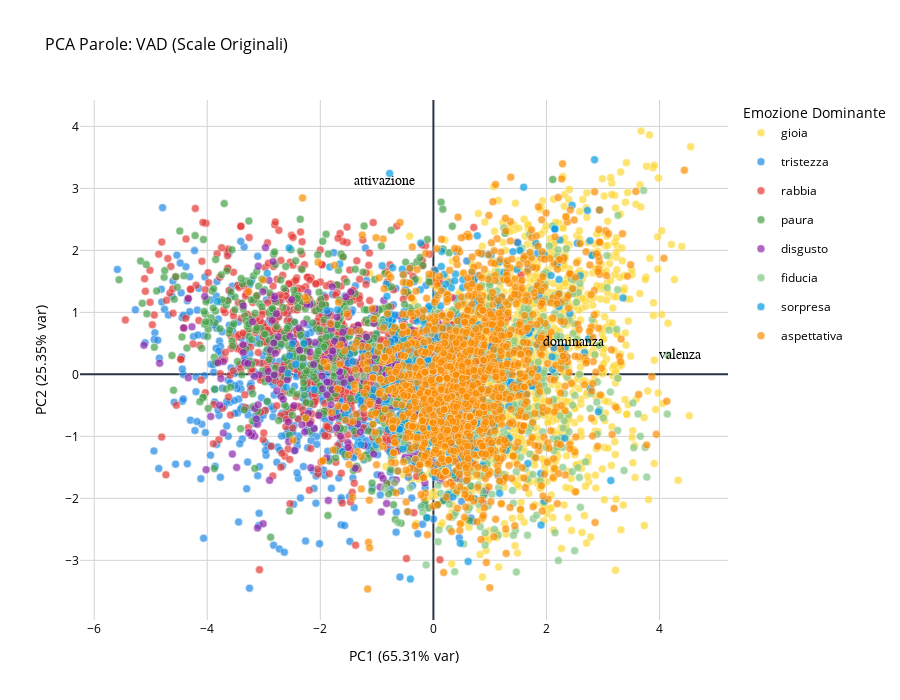

The notebook cell saved with this chart:
### Markdown cell above
### Visualizzazione PCA per le 3 Dimensioni VAD, senza standirdizzazione
Senza standardizzazione, per vedere l'effetto delle scale originali (1-9).

### Code cell
pca_vad = perform_pca_analysis(df_only_words, VAD_FEATURES, dominant_all_words, scale=False)

fig3 = plot_pca_single(
    pca_data=pca_vad,
    colors_dict=EMOTION_COLORS,
    title="PCA Parole: VAD (Scale Originali)",
    plot_loadings=True,
    feature_names=VAD_FEATURES
)
fig3.show()

### Figure 1 — Plotly figure (JSON) as saved in the notebook; plotly's stock layout.template omitted (floating-point values rounded to 4 significant figures; data arrays with more than 128 entries replaced by an {"elided": "..."} marker saying what was removed)
{"data": [{"hovertemplate": "<b>gioia</b><br>Parola: %{text}<br>PC1: %{x:.2f}<br>PC2: %{y:.2f}<extra></extra>", "legendgroup": "gioia", "marker": {"color": "#FDD835", "line": {"color": "white", "width": 0.5}, "opacity": 0.7, "size": 8}, "mode": "markers", "name": "gioia", "showlegend": true, "text": {"elided": "1562 str values"}, "x": {"elided": "1562 float values"}, "y": {"elided": "1562 float values"}, "type": "scatter"}, {"hovertemplate": "<b>tristezza</b><br>Parola: %{text}<br>PC1: %{x:.2f}<br>PC2: %{y:.2f}<extra></extra>", "legendgroup": "tristezza", "marker": {"color": "#1E88E5", "line": {"color": "white", "width": 0.5}, "opacity": 0.7, "size": 8}, "mode": "markers", "name": "tristezza", "showlegend": true, "text": {"elided": "778 str values"}, "x": {"elided": "778 float values"}, "y": {"elided": "778 float values"}, "type": "scatter"}, {"hovertemplate": "<b>rabbia</b><br>Parola: %{text}<br>PC1: %{x:.2f}<br>PC2: %{y:.2f}<extra></extra>", "legendgroup": "rabbia", "marker": {"color": "#E53935", "line": {"color": "white", "width": 0.5}, "opacity": 0.7, "size": 8}, "mode": "markers", "name": "rabbia", "showlegend": true, "text": {"elided": "704 str values"}, "x": {"elided": "704 float values"}, "y": {"elided": "704 float values"}, "type": "scatter"}, {"hovertemplate": "<b>paura</b><br>Parola: %{text}<br>PC1: %{x:.2f}<br>PC2: %{y:.2f}<extra></extra>", "legendgroup": "paura", "marker": {"color": "#43A047", "line": {"color": "white", "width": 0.5}, "opacity": 0.7, "size": 8}, "mode": "markers", "name": "paura", "showlegend": true, "text": {"elided": "653 str values"}, "x": {"elided": "653 float values"}, "y": {"elided": "653 float values"}, "type": "scatter"}, {"hovertemplate": "<b>disgusto</b><br>Parola: %{text}<br>PC1: %{x:.2f}<br>PC2: %{y:.2f}<extra></extra>", "legendgroup": "disgusto", "marker": {"color": "#8E24AA", "line": {"color": "white", "width": 0.5}, "opacity": 0.7, "size": 8}, "mode": "markers", "name": "disgusto", "showlegend": true, "text": {"elided": "248 str values"}, "x": {"elided": "248 float values"}, "y": {"elided": "248 float values"}, "type": "scatter"}, {"hovertemplate": "<b>fiducia</b><br>Parola: %{text}<br>PC1: %{x:.2f}<br>PC2: %{y:.2f}<extra></extra>", "legendgroup": "fiducia", "marker": {"color": "#81C784", "line": {"color": "white", "width": 0.5}, "opacity": 0.7, "size": 8}, "mode": "markers", "name": "fiducia", "showlegend": true, "text": {"elided": "763 str values"}, "x": {"elided": "763 float values"}, "y": {"elided": "763 float values"}, "type": "scatter"}, {"hovertemplate": "<b>sorpresa</b><br>Parola: %{text}<br>PC1: %{x:.2f}<br>PC2: %{y:.2f}<extra></extra>", "legendgroup": "sorpresa", "marker": {"color": "#039BE5", "line": {"color": "white", "width": 0.5}, "opacity": 0.7, "size": 8}, "mode": "markers", "name": "sorpresa", "showlegend": true, "text": {"elided": "438 str values"}, "x": {"elided": "438 float values"}, "y": {"elided": "438 float values"}, "type": "scatter"}, {"hovertemplate": "<b>aspettativa</b><br>Parola: %{text}<br>PC1: %{x:.2f}<br>PC2: %{y:.2f}<extra></extra>", "legendgroup": "aspettativa", "marker": {"color": "#FB8C00", "line": {"color": "white", "width": 0.5}, "opacity": 0.7, "size": 8}, "mode": "markers", "name": "aspettativa", "showlegend": true, "text": {"elided": "1573 str values"}, "x": {"elided": "1573 float values"}, "y": {"elided": "1573 float values"}, "type": "scatter"}], "layout": {"annotations": [{"arrowcolor": "#333", "arrowhead": 2, "arrowsize": 1, "arrowwidth": 2, "ax": 0, "ay": 0, "font": {"color": "black", "family": "Arial Black", "size": 14}, "showarrow": true, "text": "valenza", "x": 4.367, "y": 0.3202}, {"arrowcolor": "#333", "arrowhead": 2, "arrowsize": 1, "arrowwidth": 2, "ax": 0, "ay": 0, "font": {"color": "black", "family": "Arial Black", "size": 14}, "showarrow": true, "text": "attivazione", "x": -0.8658, "y": 3.118}, {"arrowcolor": "#333", "arrowhead": 2, "arrowsize": 1, "arrowwidth": 2, "ax": 0, "ay": 0, "font": {"color": "black", "family": "Arial Black", "size": 14}, "showarrow": true, "text": "dominanza", "x": 2.488, "y": 0.5229}], "xaxis": {"title": {"font": {"color": "black"}, "text": "PC1 (65.31% var)"}, "tickfont": {"color": "black"}, "showgrid": true, "gridcolor": "lightgray"}, "yaxis": {"title": {"font": {"color": "black"}, "text": "PC2 (25.35% var)"}, "tickfont": {"color": "black"}, "showgrid": true, "gridcolor": "lightgray"}, "title": {"font": {"size": 16}, "text": "PCA Parole: VAD (Scale Originali)"}, "font": {"color": "black"}, "legend": {"title": {"font": {"size": 14, "color": "black"}, "text": "Emozione Dominante"}, "font": {"size": 12, "color": "black"}}, "plot_bgcolor": "white", "paper_bgcolor": "white", "height": 700}}
